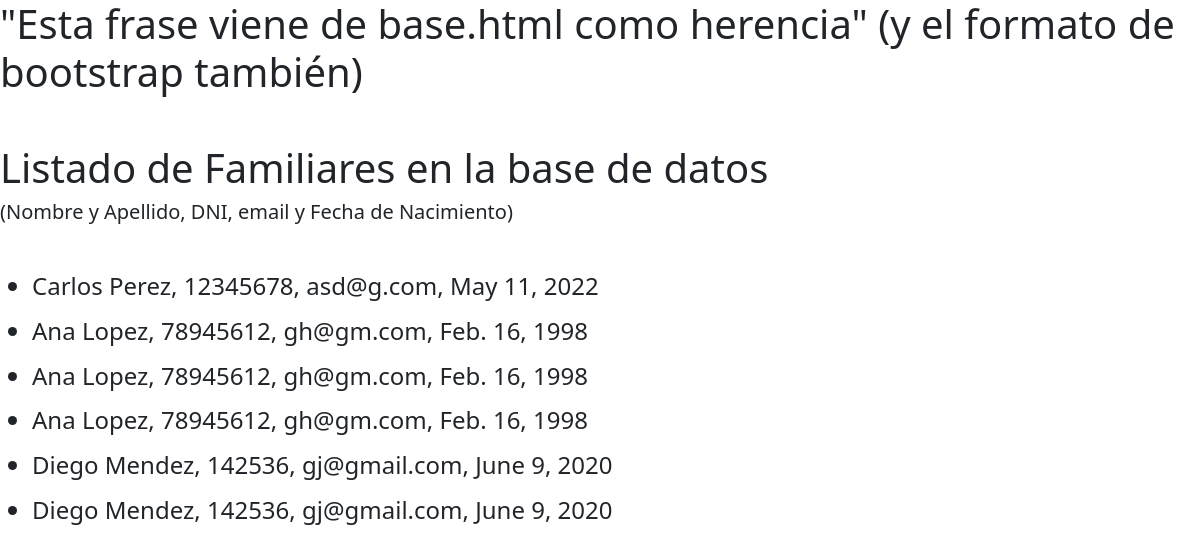
Before: /familiares/ with the older database file.
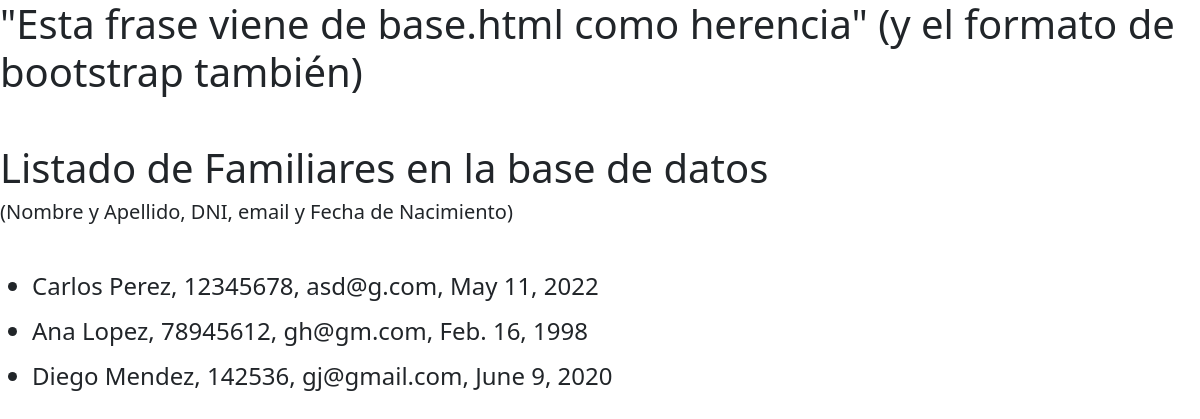
After: the same page with the newer database file.
### DatosFlia/models.py (models this page shows)
class Familiar(models.Model):
    nombre = models.CharField(max_length=40)
    apellido = models.CharField(max_length=40)
    dni = models.IntegerField()
    email = models.EmailField(max_length=100)
    fecha_nacimiento = models.DateField() #(YYYY-MM-DD)

### DatosFlia/views.py (the view)
# urls.py: path('familiares/', listar_familiar),
def listar_familiar(request):
    context = {
        "familiares": Familiar.objects.all(),
    }
    return render(request,"DatosFlia/familiares.html",context)

### DatosFlia/templates/DatosFlia/familiares.html
{% extends 'DatosFlia/base.html' %}
    {% block content %}
    <h1>Listado de Familiares en la base de datos</h1>
    <h5>(Nombre y Apellido, DNI, email y Fecha de Nacimiento)</h5>
    <br>
    <ul>
        {% for familiar in familiares %}
            <p>
            <h4>
            <li>{{familiar.nombre}} {{familiar.apellido}}, {{familiar.dni}}, {{familiar.email}}, {{familiar.fecha_nacimiento}}</li>
            </h4>
            </p>
        {% endfor %}
    </ul>
    {% endblock %}

Changed rows visible on the page:
removed Familiar: nombre "Ana", apellido "Lopez", dni "78945612", email "gh@gm.com", fecha_nacimiento "Feb. 16, 1998"
removed Familiar: nombre "Ana", apellido "Lopez", dni "78945612", email "gh@gm.com", fecha_nacimiento "Feb. 16, 1998"
removed Familiar: nombre "Diego", apellido "Mendez", dni "142536", email "gj@gmail.com", fecha_nacimiento "June 9, 2020"
